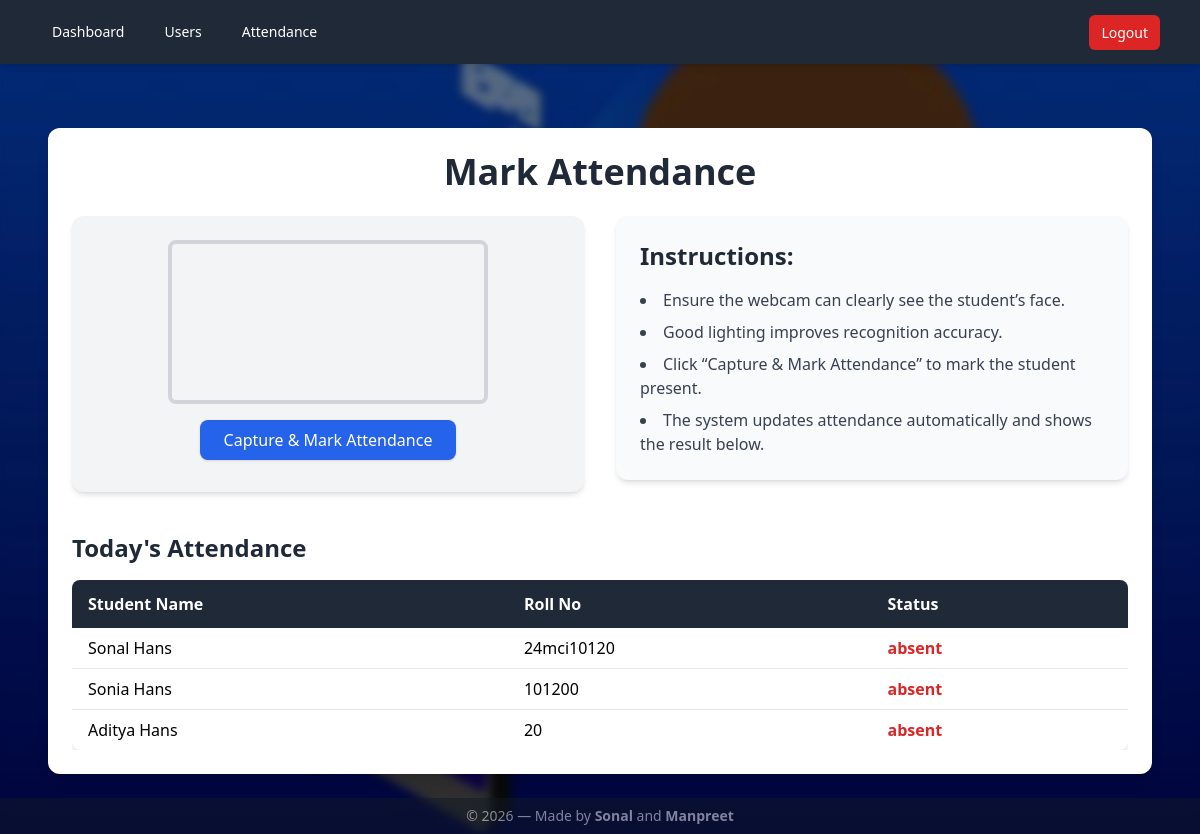
Before: /dashboard (signed in) with the older database file.
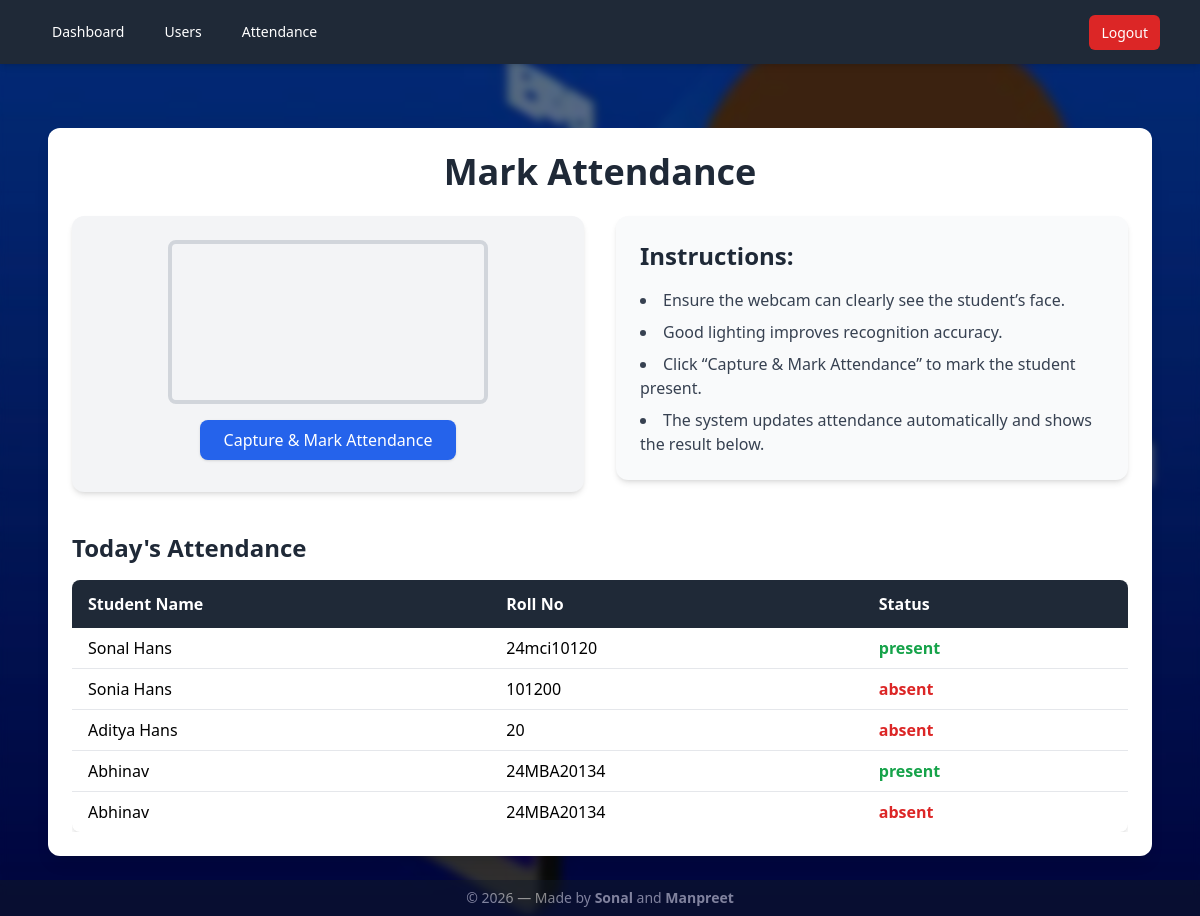
After: the same page with the newer database file.
### tables this page shows
CREATE TABLE users (
            id INTEGER PRIMARY KEY AUTOINCREMENT,
            name TEXT NOT NULL,
            roll TEXT,
            email TEXT
        );

CREATE TABLE attendance (
            id INTEGER PRIMARY KEY AUTOINCREMENT,
            user_id INTEGER NOT NULL,
            date TEXT NOT NULL,
            status TEXT NOT NULL,
            timestamp TEXT NOT NULL,
            FOREIGN KEY(user_id) REFERENCES users(id)
        );

### app.py (the view)
@app.route("/dashboard")
@admin_required
def dashboard():
    conn = get_db()
    cur = conn.cursor()
    cur.execute("SELECT * FROM users ORDER BY id")
    users = cur.fetchall()
    today = datetime.date.today().isoformat()
    cur.execute("SELECT * FROM attendance WHERE date=?", (today,))
    rows = {r["user_id"]: r for r in cur.fetchall()}
    conn.close()
    return render_template("dashboard.html", users=users, rows=rows, current_year=datetime.date.today().year)

### app.py (called while the page is built)
def get_db():
    conn = sqlite3.connect(DB_PATH)
    conn.row_factory = sqlite3.Row
    return conn

def admin_required(fn):
    @wraps(fn)
    def wrapper(*args, **kwargs):
        if not request.cookies.get("admin"):
            return redirect(url_for("login"))
        return fn(*args, **kwargs)
    return wrapper

### templates/dashboard.html (shortened to what this page needs)
{% extends "layout.html" %} {% block content %}
<div class="max-w-7xl mx-auto mt-10 p-6 bg-white rounded-xl shadow-lg">
  <h1 class="text-4xl font-bold text-gray-800 mb-6 text-center">
    Mark Attendance
  </h1>
  <div class="flex flex-col md:flex-row items-start justify-between gap-8">
    <div
      class="flex flex-col items-center bg-gray-100 p-6 rounded-xl shadow-md w-full md:w-1/2"
    >
      <video
        id="video"
        class="rounded-lg border-4 border-gray-300"
        width="320"
        height="240"
        autoplay
      ></video>
      <button
        id="captureBtn"
        class="mt-4 px-6 py-2 bg-blue-600 text-white rounded-lg shadow hover:bg-blue-700 transition"
      >
        Capture & Mark Attendance
      </button>
    </div>
    <div class="bg-gray-50 p-6 rounded-xl shadow-md w-full md:w-1/2">
      <h2 class="text-2xl font-semibold text-gray-800 mb-4">Instructions:</h2>
      <ul class="list-disc list-inside text-gray-700 space-y-2">
        <li>Ensure the webcam can clearly see the student’s face.</li>
        <li>Good lighting improves recognition accuracy.</li>
        <li>Click “Capture & Mark Attendance” to mark the student present.</li>
        <li>
          The system updates attendance automatically and shows the result
          below.
        </li>
      </ul>
    </div>
  </div>
  <div class="mt-10">
    <h2 class="text-2xl font-bold text-gray-800 mb-4">Today's Attendance</h2>
    <div class="overflow-x-auto">
      <table class="min-w-full bg-white rounded-lg shadow-md overflow-hidden">
        <thead class="bg-gray-800 text-white">
          <tr>
            <th class="py-3 px-4 text-left">Student Name</th>
            <th class="py-3 px-4 text-left">Roll No</th>
            <th class="py-3 px-4 text-left">Status</th>
          </tr>
        </thead>
        <tbody id="attendanceTable" class="divide-y divide-gray-200">
          {% for user in users %}
          <tr id="user-{{ user.id }}">
            <td class="py-2 px-4">{{ user.name }}</td>
            <td class="py-2 px-4">{{ user.roll or '-' }}</td>
            {% if rows[user.id] %}
            <td class="py-2 px-4 font-bold text-green-600">
              {{ rows[user.id]['status'] }}
            </td>
            {% else %}
            <td class="py-2 px-4 font-bold text-red-600">absent</td>
            {% endif %}
          </tr>
          {% endfor %}
        </tbody>
      </table>
    </div>
  </div>
</div>
{% endblock %}

### templates/layout.html (shortened to what this page needs)
<!DOCTYPE html>
<html lang="en">
  <head>
    <script src="https://cdn.tailwindcss.com"></script>
  </head>
  <body
    class="relative bg-[url('{{ url_for('static', filename='background.png') }}')] bg-no-repeat bg-cover bg-gray-100 min-h-screen flex flex-col"
  >
    <div class="relative z-10 flex flex-col min-h-screen">
      <nav class="bg-gray-800 text-white shadow-md">
        <div class="max-w-6xl mx-auto px-4">
          <div class="flex justify-between items-center h-16">
            <div class="flex space-x-4">
              <a
                href="{{ url_for('dashboard') }}"
                class="px-3 py-2 rounded-md text-sm font-medium hover:bg-gray-700 transition"
                >Dashboard</a
              >
              <a
                href="{{ url_for('users') }}"
                class="px-3 py-2 rounded-md text-sm font-medium hover:bg-gray-700 transition"
                >Users</a
              >
              <a
                href="{{ url_for('attendance_view') }}"
                class="px-3 py-2 rounded-md text-sm font-medium hover:bg-gray-700 transition"
                >Attendance</a
              >
            </div>
            <div>
              <a
                href="{{ url_for('logout') }}"
                class="px-3 py-2 rounded-md text-sm font-medium bg-red-600 hover:bg-red-700 transition"
                >Logout</a
              >
            </div>
          </div>
        </div>
      </nav>
      <main class="flex-grow max-w-6xl mx-auto w-full p-6">
        {% block content %}{% endblock %}
      </main>
      <footer
        class="bg-gray-900 text-white text-center py-2 text-sm opacity-50"
      >
        &copy; {{ current_year }} — Made by
        <span class="font-semibold">Sonal</span> and
        <span class="font-semibold">Manpreet</span>
      </footer>
    </div>
  </body>
</html>

Changed rows visible on the page:
shown differently, row unchanged: users "Sonal Hans": no longer shows "absent"
added attendance: status "present"
added users: name "Abhinav", roll "24MBA20134"
added attendance: status "present"
added users: name "Abhinav", roll "24MBA20134", shows "absent"
